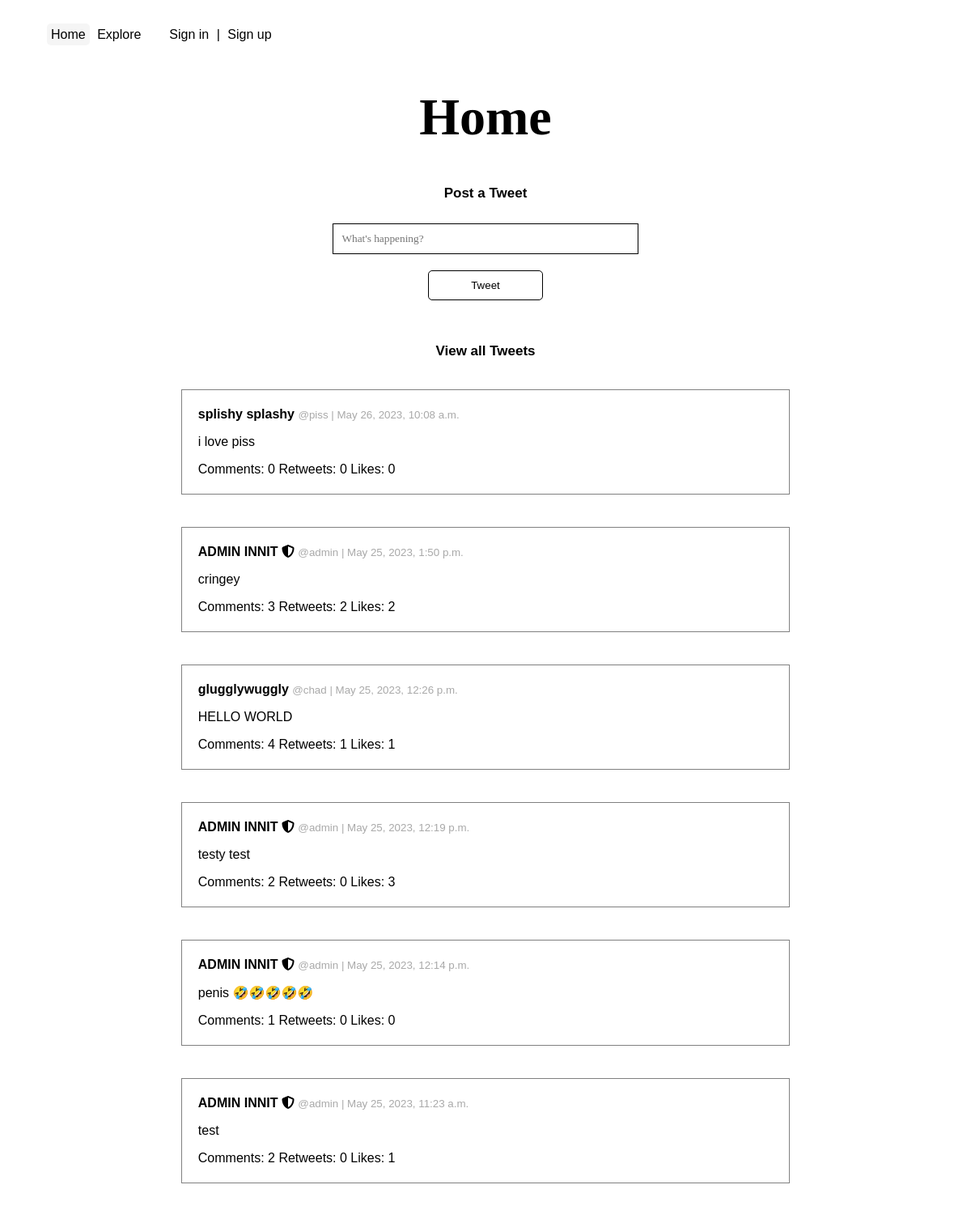
/, run on an earlier commit of the app's database.
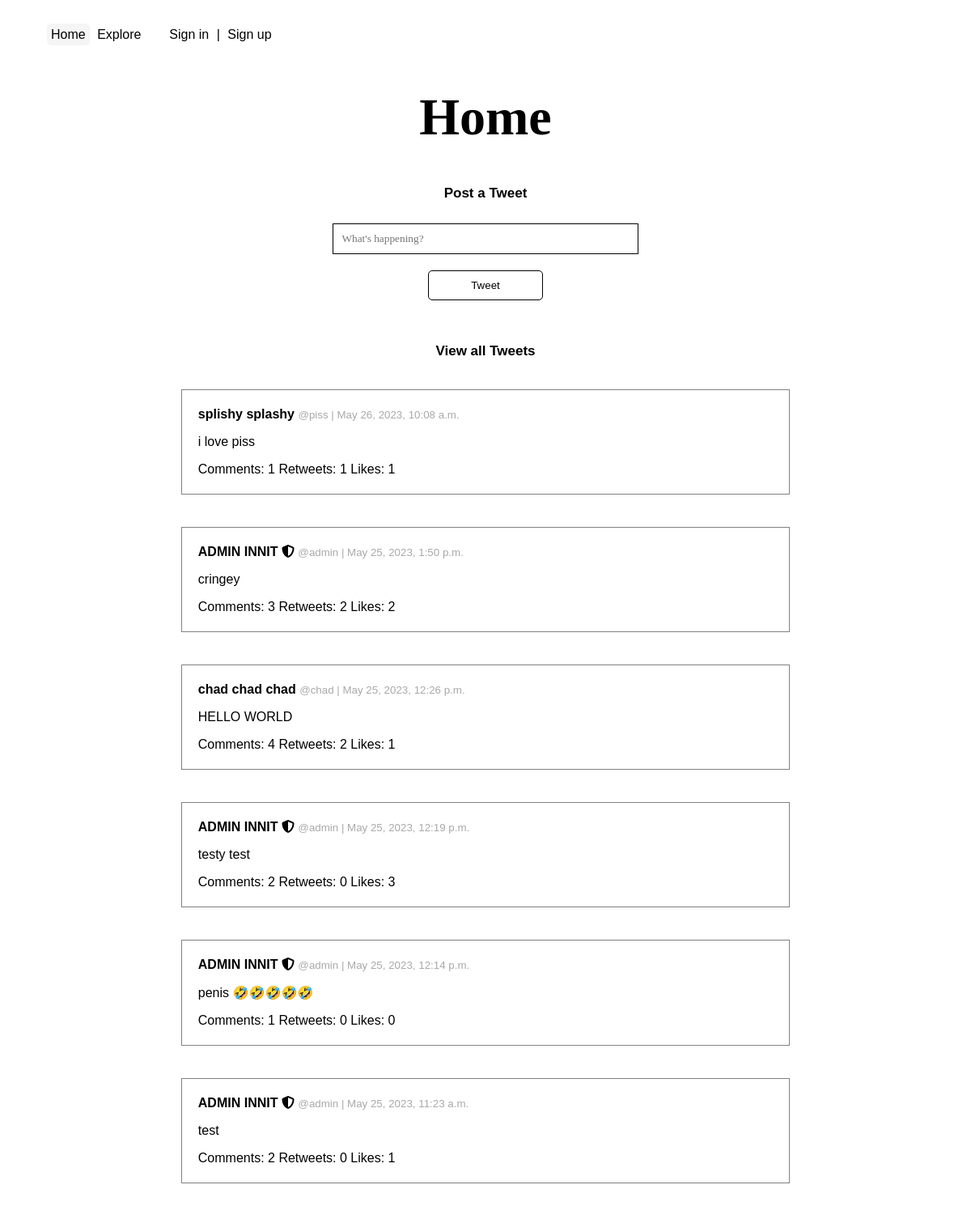
And on a later commit of the database.
### tweets/models.py (models this page shows)
class Tweet(models.Model):
    text = models.CharField(max_length=144)
    date = models.DateTimeField(default=timezone.now)
    likes = models.ManyToManyField(User, blank=True, related_name='likes')
    user = models.ForeignKey(User, on_delete=models.CASCADE)
    class Meta:
        ordering = ["-date"]
    def __str__(self):
        return self.text

### users/models.py (models this page shows, shortened)
class Profile(models.Model):
    user = models.OneToOneField(User, on_delete=models.CASCADE)
    bio = models.TextField(default="")
    display_name = models.CharField(default="", max_length=150)
    location = models.CharField(blank=True, max_length=150)
    followers = models.ManyToManyField(User, blank=True, related_name='followers')
    following = models.ManyToManyField(User, blank=True, related_name='following')

### tweets/views.py (the view)
# urls.py: path('', views.index, name='tweets'),
def index(request):
    tweets = Tweet.objects.all()
    return render(request, 'tweets/tweets.html', {"title": "Home", "tweets": tweets})

### templates/tweets/tweets.html (shortened to what this page needs)
{% extends '../base.html' %}
{% block content %}
<div class="post-tweet center width-100">
    <p class="subtitle">Post a Tweet</p>
    <form action="{% url 'post' %}" method="post">
        <input class="tweet text-input" type="text" name="text" id="text" placeholder="What's happening?" maxlength="144" required>
        <button class="main" type="submit" title="Post Tweet">Tweet</button>
    </form>
</div>
<br><br>
<div class="tweets-list center width-100">
    <p class="subtitle">View all Tweets</p>
      {% if tweets %}
          {% for tweet in tweets %}
                {% include "tweets/tweet.html" %}
          {% endfor %}
      {% else %}
          <p class="faded">No tweets found</p>
      {% endif %}
</div>
{% endblock %}

### templates/tweets/tweet.html
<div class="tweet-card width-100">
    <a class="profile-link" href="{% url 'profile_public' tweet.user.id %}">
        <p>
            <strong>
                {{ tweet.user.profile.display_name }}
                {% if tweet.user.is_superuser %}
                    <i title="Admin" class="fa-solid fa-shield-halved"></i>
                {% endif %}
            </strong>
            <small>@{{ tweet.user }} | {{ tweet.date }}</small>
        </p>
    </a>
    <a class="tweet-link" href="{% url 'tweet' tweet.id %}">
        <p>{{ tweet }}</p>
        <p>
            Comments: {{ tweet.comment_set.count }}
            Retweets: {{ tweet.retweet_set.count }}
            Likes: {{ tweet.likes.count }}
        </p>
    </a>
</div>

What changed in the data, as far as the page shows it:
computed for Tweet "i love piss": comment_set.count "0" → "1"; retweet_set.count "0" → "1"; likes.count "0" → "1"
changed through a linked row, Tweet "HELLO WORLD": user.profile.display_name "glugglywuggly" → "chad chad chad"; retweet_set.count "1" → "2"
